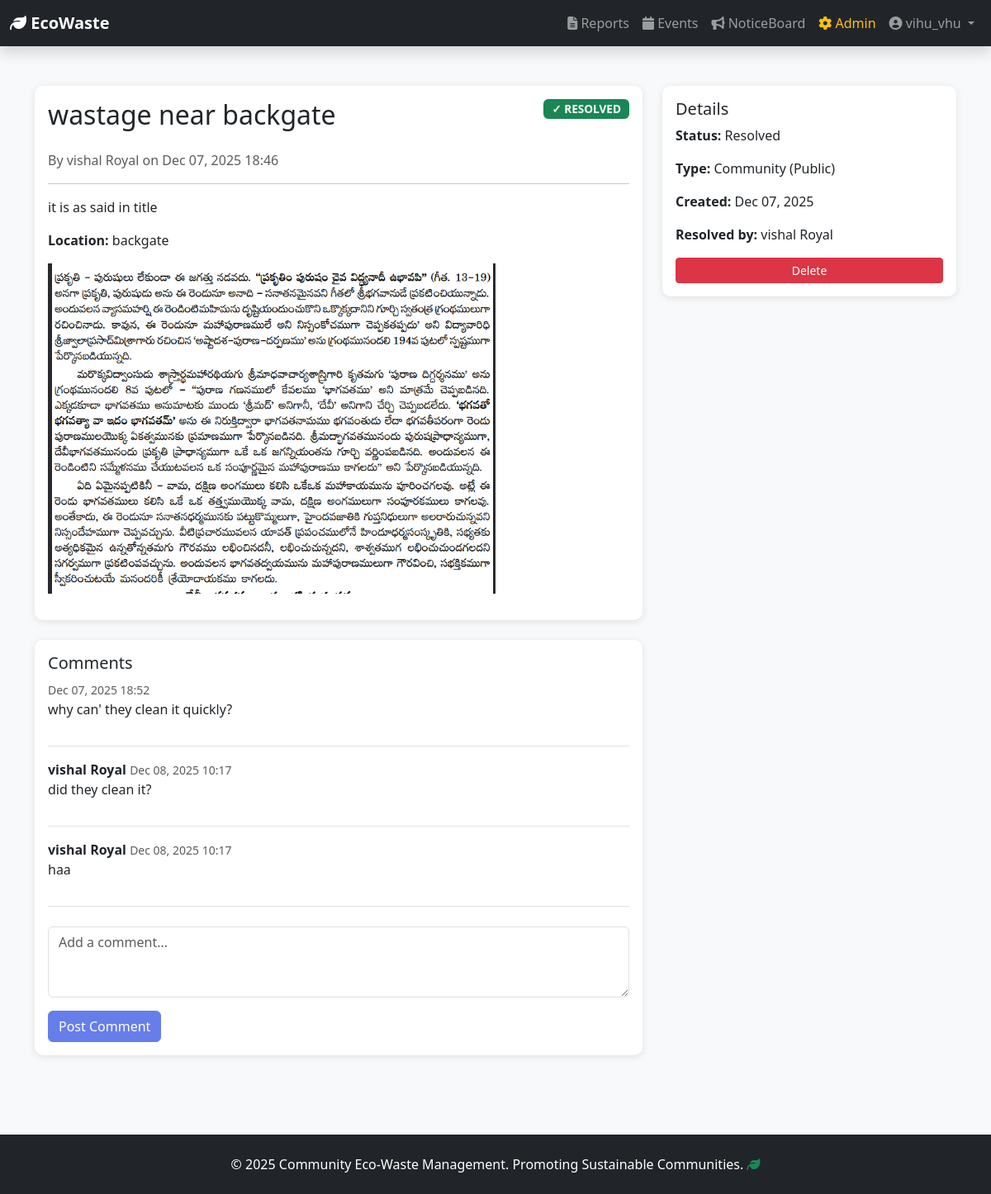
Screenshot of /reports/1/ (signed in) with the database file from the repository.
### users/models.py (models this page shows, shortened)
class CustomUser(AbstractUser):
    ROLE_CHOICES = (
        ('user', 'Community Member'),
        ('admin', 'Community Head (Admin)'),
    )
    role = models.CharField(max_length=10, choices=ROLE_CHOICES, default='user')
    is_approved = models.BooleanField(default=False)
    phone = models.CharField(max_length=15, blank=True, null=True)
    address = models.TextField(blank=True, null=True)
    profile_picture = models.ImageField(upload_to='profile_pics/', blank=True, null=True)
    community_name = models.CharField(max_length=255, blank=True, null=True)
    joined_date = models.DateTimeField(auto_now_add=True)
    bio = models.TextField(blank=True, null=True)
    class Meta:
        ordering = ['-joined_date']
        verbose_name_plural = "Users"
    def is_community_admin(self):
        return self.role == 'admin' and self.is_approved

### reports/models.py (models this page shows, shortened)
class Report(models.Model):
    REPORT_TYPE_CHOICES = (
        ('home', 'Home (Private)'),
        ('community', 'Community (Public)'),
    )
    STATUS_CHOICES = (
        ('pending', 'Pending'),
        ('resolved', 'Resolved'),
        ('in_progress', 'In Progress'),
    )
    title = models.CharField(max_length=255)
    description = models.TextField()
    report_type = models.CharField(max_length=10, choices=REPORT_TYPE_CHOICES, default='community')
    status = models.CharField(max_length=20, choices=STATUS_CHOICES, default='pending')
    location = models.CharField(max_length=255, blank=True, null=True)
    photo = models.ImageField(upload_to='reports/photos/', blank=True, null=True)
    video = models.FileField(upload_to='reports/videos/', blank=True, null=True)
    created_by = models.ForeignKey(User, on_delete=models.CASCADE, related_name='reports')
    created_at = models.DateTimeField(auto_now_add=True)
    updated_at = models.DateTimeField(auto_now=True)
    resolved_by = models.ForeignKey(User, on_delete=models.SET_NULL, null=True, blank=True, related_name='resolved_reports')
    resolved_at = models.DateTimeField(null=True, blank=True)
    class Meta:
        ordering = ['-created_at']

class ReportComment(models.Model):
    report = models.ForeignKey(Report, on_delete=models.CASCADE, related_name='comments')
    user = models.ForeignKey(User, on_delete=models.CASCADE)
    content = models.TextField()
    created_at = models.DateTimeField(auto_now_add=True)
    class Meta:
        ordering = ['created_at']

### reports/views.py (the view, shortened to what this page needs)
# urls.py: path('<int:pk>/', views.report_detail, name='report_detail'),
@login_required(login_url='users:login')
def report_detail(request, pk):
    if not request.user.is_approved:
        return redirect('users:pending')
    report = get_object_or_404(Report, pk=pk)
    if report.report_type == 'home' and report.created_by != request.user and not request.user.is_community_admin():
        messages.error(request, 'You do not have permission to view this report.')
        return redirect('reports:report_list')
    comments = report.comments.all()
    context = {
        'report': report,
        'comments': comments,
    }
    return render(request, 'reports/report_detail.html', context)

### templates/reports/report_detail.html (shortened to what this page needs)
{% extends 'base/base.html' %}
{% block content %}
<div class="container py-5">
    <div class="row">
        <div class="col-md-8">
            <div class="card mb-4">
                <div class="card-body">
                    <div class="d-flex justify-content-between mb-3">
                        <h2>{{ report.title }}</h2>
                        {% if report.status == 'resolved' %}
                            <span class="badge bg-success" style="height: fit-content;">✓ RESOLVED</span>
                        {% endif %}
                    </div>
                    <p class="text-muted">
                        By {{ report.created_by.get_full_name }} on {{ report.created_at|date:"M d, Y H:i" }}
                    </p>
                    <hr>
                    <p>{{ report.description }}</p>
                    {% if report.location %}
                        <p><strong>Location:</strong> {{ report.location }}</p>
                    {% endif %}
                    {% if report.photo %}
                        <img src="{{ report.photo.url }}" class="img-fluid mb-3" style="max-height: 400px;">
                    {% endif %}
                </div>
            </div>
            <div class="card">
                <div class="card-body">
                    <h5 class="card-title">Comments</h5>
                    {% for comment in comments %}
                        <div class="mb-3 pb-3 border-bottom">
                            <strong>{{ comment.user.get_full_name }}</strong>
                            <small class="text-muted">{{ comment.created_at|date:"M d, Y H:i" }}</small>
                            <p>{{ comment.content }}</p>
                        </div>
                    {% endfor %}
                    <form method="post" class="mt-4">
                        <div class="mb-3">
                            <textarea class="form-control" name="comment" placeholder="Add a comment..." rows="3"></textarea>
                        </div>
                        <button type="submit" class="btn btn-primary">Post Comment</button>
                    </form>
                </div>
            </div>
        </div>
        <div class="col-md-4">
            <div class="card">
                <div class="card-body">
                    <h5 class="card-title">Details</h5>
                    <p><strong>Status:</strong> {{ report.get_status_display }}</p>
                    <p><strong>Type:</strong> {{ report.get_report_type_display }}</p>
                    <p><strong>Created:</strong> {{ report.created_at|date:"M d, Y" }}</p>
                    {% if report.resolved_by %}
                        <p><strong>Resolved by:</strong> {{ report.resolved_by.get_full_name }}</p>
                    {% endif %}
                    {% if user == report.created_by or user.is_community_admin %}
                        <a href="{% url 'reports:delete_report' report.id %}" class="btn btn-danger btn-sm w-100">Delete</a>
                    {% endif %}
                </div>
            </div>
        </div>
    </div>
</div>
{% endblock %}

### templates/base/base.html (shortened to what this page needs)
{% load static %}
<!DOCTYPE html>
<html lang="en">
<head>
    <link href="https://cdnjs.cloudflare.com/ajax/libs/bootstrap/5.3.0/css/bootstrap.min.css" rel="stylesheet">
    <link href="https://cdnjs.cloudflare.com/ajax/libs/font-awesome/6.4.0/css/all.min.css" rel="stylesheet">
    <link rel="stylesheet" href="{% static 'css/style.css' %}">
</head>
<body class="d-flex flex-column">
    {% if user.is_authenticated %}
        {% include 'components/navbar.html' %}
    {% endif %}
    <main class="flex-grow-1">
        {% block content %}{% endblock %}
    </main>
    {% include 'components/footer.html' %}
</body>
</html>

### templates/components/navbar.html (shortened to what this page needs)
<nav class="navbar navbar-expand-lg navbar-dark bg-dark shadow">
    <div class="container-fluid">
        <a class="navbar-brand fw-bold" href="{% url 'users:dashboard' %}">
            <i class="fas fa-leaf"></i> EcoWaste
        </a>
        <div class="collapse navbar-collapse" id="navbarNav">
            <ul class="navbar-nav ms-auto">
                <li class="nav-item">
                    <a class="nav-link" href="{% url 'reports:report_list' %}"><i class="fas fa-file-alt"></i> Reports</a>
                </li>
                <li class="nav-item">
                    <a class="nav-link" href="{% url 'events:event_list' %}"><i class="fas fa-calendar"></i> Events</a>
                </li>
                <li class="nav-item">
                    <a class="nav-link" href="{% url 'users:noticeboard' %}"><i class="fas fa-bullhorn"></i> NoticeBoard</a>
                </li>
                {% if user.is_community_admin %}
                    <li class="nav-item">
                        <a class="nav-link text-warning" href="{% url 'users:admin_dashboard' %}"><i class="fas fa-cog"></i> Admin</a>
                    </li>
                {% endif %}
                <li class="nav-item dropdown">
                    <a class="nav-link dropdown-toggle" href="#" id="userDropdown" role="button" data-bs-toggle="dropdown">
                        <i class="fas fa-user-circle"></i> {{ user.username }}
                    </a>
                </li>
            </ul>
        </div>
    </div>
</nav>

### templates/components/footer.html
<footer class="bg-dark text-white mt-5 py-4">
    <div class="container text-center">
        <p class="mb-0">&copy; 2025 Community Eco-Waste Management. Promoting Sustainable Communities. <i class="fas fa-leaf text-success"></i></p>
    </div>
</footer>

### static/css/style.css (style rules this page uses)
:root { --primary-color: #667eea; --secondary-color: #764ba2; --success-color: #10b981; --danger-color: #ef4444; --warning-color: #f59e0b; --info-color: #3b82f6; }
* { margin: 0; padding: 0; box-sizing: border-box; }
html, body { height: 100%; }
body { font-family: 'Segoe UI', Tahoma, Geneva, Verdana, sans-serif; background-color: #f8f9fa; color: #333; display: flex; flex-direction: column; }
main { flex: 1; }
.card { border: none; border-radius: 10px; box-shadow: 0 2px 10px rgba(0,0,0,0.1); transition: transform 0.3s, box-shadow 0.3s; }
.btn-primary { background-color: var(--primary-color); border-color: var(--primary-color); }
.badge { padding: 5px 10px; font-size: 0.85rem; }
.navbar { box-shadow: 0 2px 10px rgba(0,0,0,0.1); }
footer { margin-top: auto; flex-shrink: 0; }

### rows the page displays
CustomUser: username "vihu_vhu"
Report: title "wastage near backgate", created_by.get_full_name "vishal Royal", created_at "Dec 07, 2025 18:46", description "it is as said in title", location "backgate", photo (picture), status "Resolved", report_type "Community (Public)", created_at "Dec 07, 2025", resolved_by.get_full_name "vishal Royal"
ReportComment: created_at "Dec 07, 2025 18:52", content "why can' they clean it quickly?"
ReportComment: user.get_full_name "vishal Royal", created_at "Dec 08, 2025 10:17", content "did they clean it?"
ReportComment: user.get_full_name "vishal Royal", created_at "Dec 08, 2025 10:17", content "haa"
